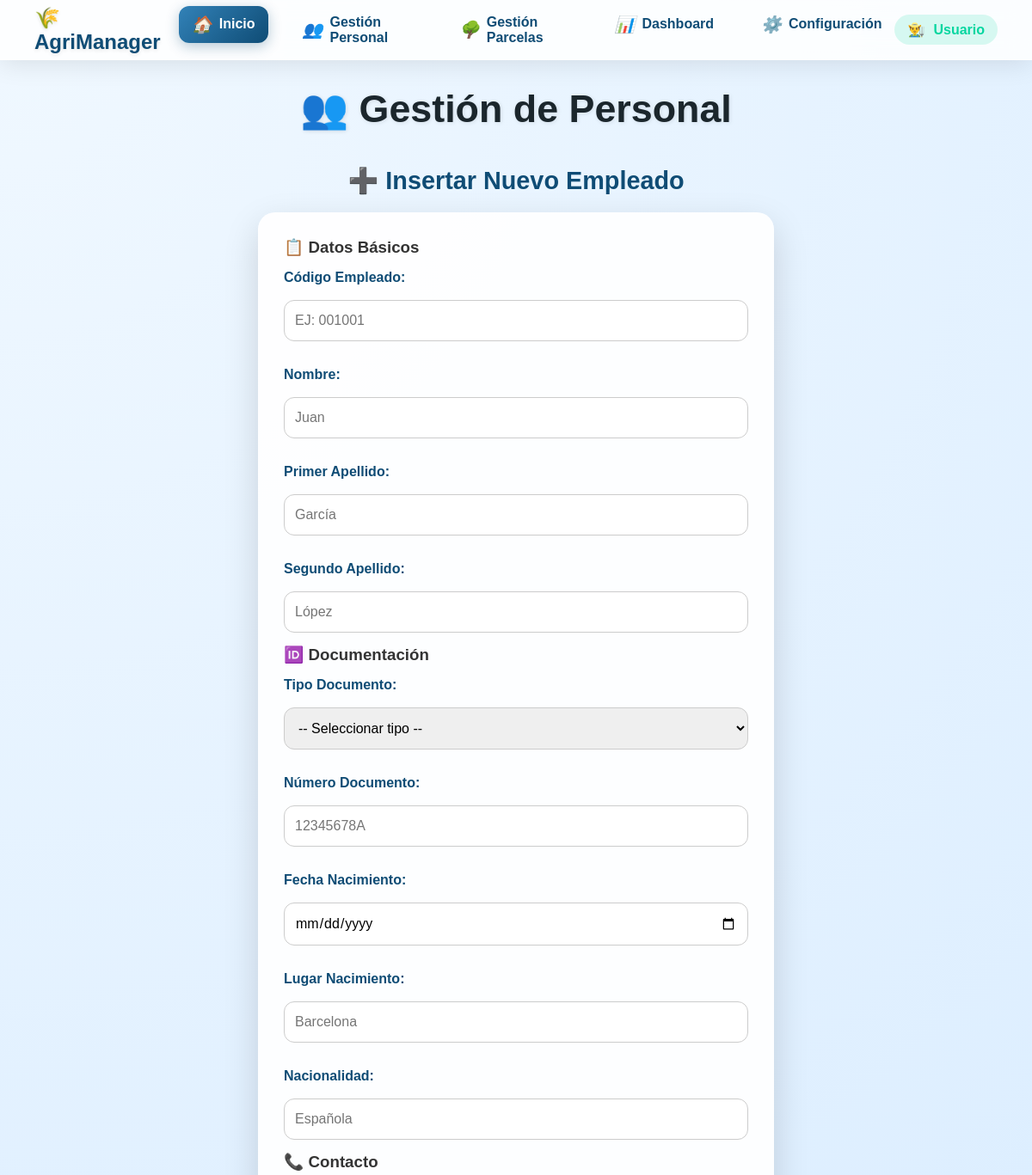
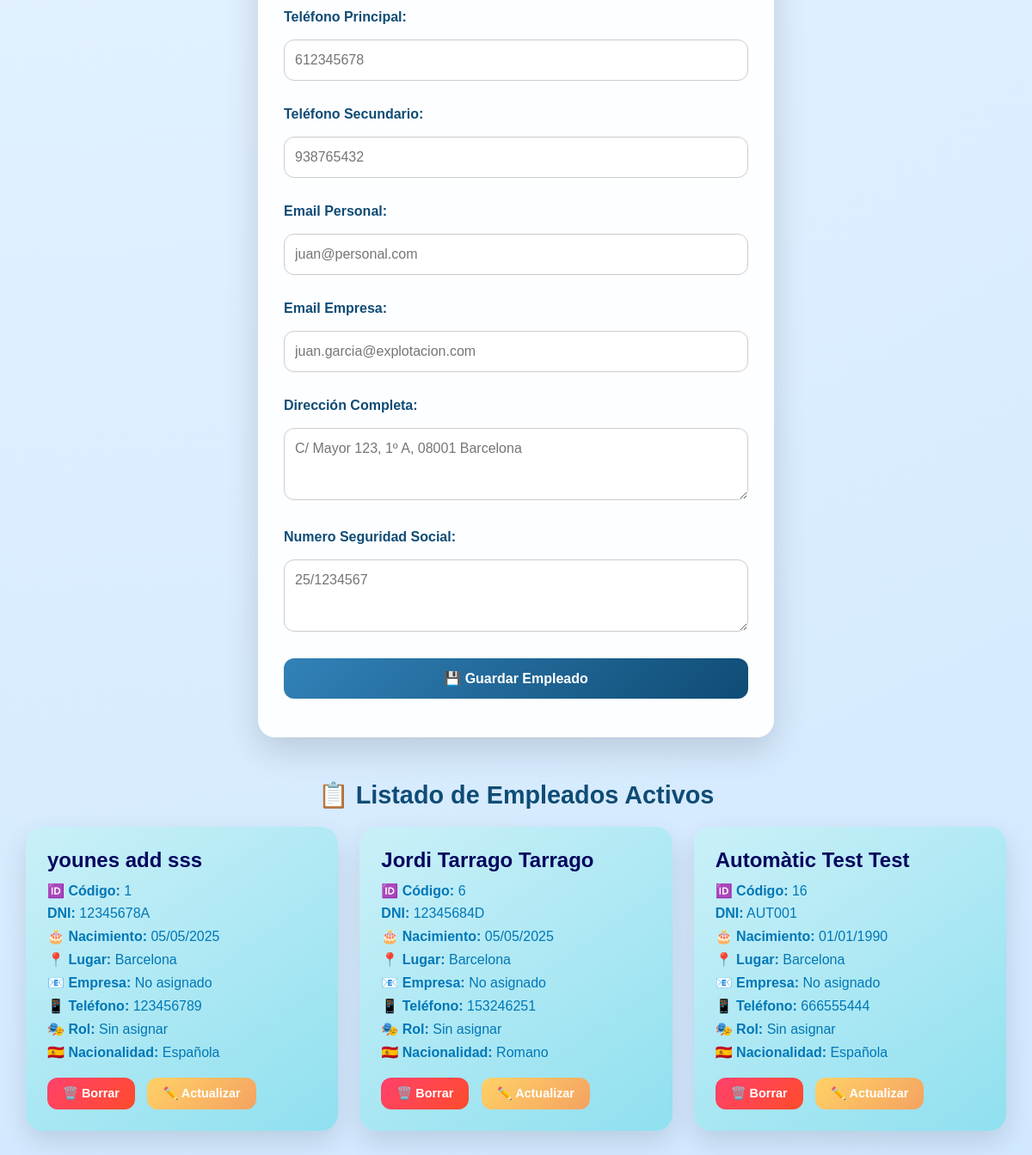
Screenshot of /Personal/empleados.php with the database file from the repository (2 pictures, top to bottom).
### tables this page shows
CREATE TABLE `treballadors` (
  `id_treballador` int(11) NOT NULL,
  `nom_complet` varchar(200) NOT NULL,
  `fotografia` varchar(255) DEFAULT NULL,
  `foto_url` varchar(255) DEFAULT NULL,
  `document_identitat` varchar(50) NOT NULL,
  `tipus_document` enum('DNI','NIE','PASSAPORT') NOT NULL,
  `data_naixement` date NOT NULL,
  `lloc_naixement` varchar(100) DEFAULT NULL,
  `nacionalitat` varchar(50) NOT NULL,
  `situacio_residencia` varchar(100) DEFAULT NULL,
  `telefon` varchar(20) DEFAULT NULL,
  `email` varchar(100) DEFAULT NULL,
  `adreca` text DEFAULT NULL,
  `contacte_emergencia` text DEFAULT NULL,
  `iban_bancari` varchar(34) DEFAULT NULL,
  `numero_seguretat_social` varchar(20) NOT NULL,
  `tipus_permis_treball` varchar(50) DEFAULT NULL,
  `estat_actiu` tinyint(1) DEFAULT 1,
  `data_incorporacio` date NOT NULL,
  `data_finalitzacio` date DEFAULT NULL,
  `id_departament` int(11) DEFAULT NULL,
  `id_equip` int(11) DEFAULT NULL,
  `id_horari` int(11) DEFAULT NULL COMMENT 'ID del horario asignado',
  `created_at` timestamp NOT NULL DEFAULT current_timestamp(),
  `updated_at` timestamp NOT NULL DEFAULT current_timestamp() ON UPDATE current_timestamp(),
  `historial_laboral_previ` text DEFAULT NULL,
  `idiomes` varchar(255) DEFAULT NULL,
  `habilitats` text DEFAULT NULL,
  `certificacions_addicionals` text DEFAULT NULL,
  `rol` enum('ADMIN','MANAGER','TREBALLADOR','SUPERVISOR') NOT NULL DEFAULT 'TREBALLADOR'
);

### Personal/empleados.php (the view, shortened to what this page needs)
<?php
require '../db.php';
$stmt = $pdo->query("SELECT
                       id_treballador as id,
                       -- Dividir nom_complet en partes (asumimos formato 'Nombre Apellido1 Apellido2')
                       SUBSTRING_INDEX(nom_complet, ' ', 1) as nombre,
                       SUBSTRING_INDEX(SUBSTRING_INDEX(nom_complet, ' ', 2), ' ', -1) as apellido1,
                       SUBSTRING_INDEX(nom_complet, ' ', -1) as apellido2,
                       -- El ENUM directo como nombre del tipo
                       tipus_document as tipo_documento_nombre,
                       document_identitat as numero_documento,
                       data_naixement as fecha_nacimiento,
                       lloc_naixement as lugar_nacimiento,
                       nacionalitat as nacionalidad,
                       telefon as telefono_principal,
                       NULL as telefono_secundario,
                       email as email_personal,
                       NULL as email_empresa,
                       adreca as direccion_completa,
                       estat_actiu as activo,
                       data_incorporacio as fecha_alta_sistema,
                       NULL as rol,
                       NULL as codigo_empleado
                     FROM treballadors
                     WHERE estat_actiu = 1
                     ORDER BY data_incorporacio DESC");
$empleados = $stmt->fetchAll(PDO::FETCH_ASSOC);
?>
<!DOCTYPE html>
<html lang="es">
<head>
    <link rel="stylesheet" href="../css/personal.css">
    <link rel="stylesheet" href="../menu.css">
</head>
<body>
<?php include '../menu.php'; ?>
    <h1>👥 Gestión de Personal</h1>
    <h2>➕ Insertar Nuevo Empleado</h2>
    <form id="form-principal" method="POST" action="ControlPersonal.php">
        <h3>📋 Datos Básicos</h3>
        <label>Código Empleado:</label>
        <input type="text" name="codigo_empleado" required placeholder="EJ: 001001" maxlength="20">
        <label>Nombre:</label>
        <input type="text" name="nombre" required placeholder="Juan" maxlength="100">
        <label>Primer Apellido:</label>
        <input type="text" name="apellido1" required placeholder="García" maxlength="100">
        <label>Segundo Apellido:</label>
        <input type="text" name="apellido2" placeholder="López" maxlength="100">
        <h3>🆔 Documentación</h3>
        <label>Tipo Documento:</label>
        <select name="tipo_documento_id" required>
            <option value="">-- Seleccionar tipo --</option>
        </select>
        <label>Número Documento:</label>
        <input type="text" name="numero_documento" required placeholder="12345678A" maxlength="50">
        <label>Fecha Nacimiento:</label>
        <input type="date" name="fecha_nacimiento" required>
        <label>Lugar Nacimiento:</label>
        <input type="text" name="lugar_nacimiento" placeholder="Barcelona" maxlength="100">
        <label>Nacionalidad:</label>
        <input type="text" name="nacionalidad" required placeholder="Española" maxlength="50">
        <h3>📞 Contacto</h3>
        <label>Teléfono Principal:</label>
        <input type="tel" name="telefono_principal" placeholder="612345678" maxlength="20">
        <label>Teléfono Secundario:</label>
        <input type="tel" name="telefono_secundario" placeholder="938765432" maxlength="20">
        <label>Email Personal:</label>
        <input type="email" name="email_personal" placeholder="juan@personal.com" maxlength="100">
        <label>Email Empresa:</label>
        <input type="email" name="email_empresa" placeholder="juan.garcia@explotacion.com" maxlength="100">
        <label>Dirección Completa:</label>
        <textarea name="direccion_completa" rows="3" placeholder="C/ Mayor 123, 1º A, 08001 Barcelona"></textarea>
        <label>Numero Seguridad Social:</label>
        <textarea name="numero_SS" rows="3" placeholder="25/1234567"></textarea>
        <button type="submit">💾 Guardar Empleado</button>
    </form>
    <h2>📋 Listado de Empleados Activos</h2>
    <div class="cards-container">
        <?php foreach ($empleados as $emp): ?>
            <div class="card">
                <h3><?= htmlspecialchars($emp['nombre'] . ' ' . $emp['apellido1'] . ' ' . $emp['apellido2']) ?></h3>
                <div class="card-section">
                    <p><strong>🆔 Código:</strong> <?= htmlspecialchars($emp['id'] ?? 'SIN-COD') ?></p>
                    <p><strong><?= htmlspecialchars($emp['tipo_documento_nombre']) ?>:</strong> <?= htmlspecialchars($emp['numero_documento']) ?></p>
                    <p><strong>🎂 Nacimiento:</strong> <?= date('d/m/Y', strtotime($emp['fecha_nacimiento'])) ?></p>
                    <p><strong>📍 Lugar:</strong> <?= htmlspecialchars($emp['lugar_nacimiento'] ?? 'No especificado') ?></p>
                </div>
                <div class="card-section">
                    <p><strong>📧 Empresa:</strong> <?= htmlspecialchars($emp['email_empresa'] ?? 'No asignado') ?></p>
                    <p><strong>📱 Teléfono:</strong> <?= htmlspecialchars($emp['telefono_principal'] ?? 'No asignado') ?></p>
                </div>
                <div class="card-section">
                    <p><strong>🎭 Rol:</strong> <span class="badge rol-<?= strtolower($emp['rol'] ?? 'operario') ?>"><?= $emp['rol'] ?? 'Sin asignar' ?></span></p>
                    <p><strong>🇪🇸 Nacionalidad:</strong> <?= htmlspecialchars($emp['nacionalidad']) ?></p>
                </div>
                <div class="card-actions">
                    <form method="POST" action="EliminarPersonal.php" style="display:inline;"
                          onsubmit="return confirm('⚠️ ¿Estás seguro de desactivar este empleado?');">
                        <button type="submit" class="btn-borrar">🗑️ Borrar</button>
                    </form>
                    <form method="GET" action="ActPersonal.php" style="display:inline;">
                        <button type="submit" class="btn-actualizar">✏️ Actualizar</button>
                    </form>
                </div>
            </div>
        <?php endforeach; ?>
    </div>
</body>
</html>

### css/personal.css (style rules this page uses)
* { margin: 0; padding: 0; box-sizing: border-box; font-family: 'Poppins', sans-serif; }
body { background: radial-gradient(circle at top left, #f0f8ff, #d1e8ff); padding: 30px; color: #333; }
h1 { text-align: center; font-size: 2.8em; margin-bottom: 20px; color: #1b262c; text-shadow: 1px 1px 5px rgba(0,0,0,0.1); }
h2 { text-align: center; font-size: 1.8em; margin: 40px 0 20px 0; color: #0f4c75; }
#form-principal { background: #ffffffee; padding: 30px; border-radius: 20px; max-width: 600px; margin: 0 auto 50px auto; box-shadow: 0 15px 40px rgba(0,0,0,0.15); transition: all 0.3s ease; }
#form-principal input, #form-principal button, #form-principal select, #form-principal textarea { width: 100%; padding: 14px 12px; margin-top: 12px; margin-bottom: 15px; border-radius: 12px; border: 1px solid #ccc; font-size: 1em; transition: all 0.2s ease; }
#form-principal button { background: linear-gradient(135deg, #3282b8, #0f4c75); color: #fff; font-weight: 600; border: none; cursor: pointer; transition: all 0.3s ease; }
.cards-container { display: grid; grid-template-columns: repeat(auto-fit, minmax(280px, 1fr)); gap: 25px; max-width: 1200px; margin: 0 auto; }
.card { background: linear-gradient(145deg, #caf0f8, #90e0ef); border-radius: 20px; padding: 25px; box-shadow: 0 12px 30px rgba(0,0,0,0.12); transition: transform 0.3s ease, box-shadow 0.3s ease; position: relative; overflow: hidden; }
.card h3 { font-size: 1.5em; margin-bottom: 12px; color: #03045e; }
.card p { font-size: 1em; margin-bottom: 8px; color: #0077b6; }
.card .btn-borrar, .card .btn-actualizar { padding: 10px 18px; font-size: 0.9em; font-weight: 600; border-radius: 12px; border: none; cursor: pointer; display: inline-block; margin-top: 12px; transition: all 0.3s ease; }
.card .btn-borrar { background: linear-gradient(135deg, #ff416c, #ff4b2b); color: #fff; }
.card .btn-actualizar { background: linear-gradient(135deg, #ffd166, #f4a261); color: #fff; margin-left: 10px; }
form label { display: block; margin-top: 15px; margin-bottom: 5px; font-weight: 600; color: #0f4c75; font-size: 1em; }
textarea { resize: vertical; min-height: 80px; font-family: inherit; }

### menu.css (style rules this page uses)
body { background: radial-gradient(circle at top left, #f0f8ff, #d1e8ff); padding: 30px; color: #333; font-family: 'Poppins', sans-serif; }
body { padding-top: 100px; }

### rows the page displays
treballadors: apellido2 "younes add sss", id_treballador "1", tipus_document "DNI", document_identitat "12345678A", data_naixement "05/05/2025", lloc_naixement "Barcelona", email_empresa "No asignado", telefon "123456789", rol "Sin asignar", nacionalitat "Española"
treballadors: apellido2 "Jordi Tarrago Tarrago", id_treballador "6", tipus_document "DNI", document_identitat "12345684D", data_naixement "05/05/2025", lloc_naixement "Barcelona", email_empresa "No asignado", telefon "153246251", rol "Sin asignar", nacionalitat "Romano"
treballadors: apellido2 "Automàtic Test Test", id_treballador "16", tipus_document "DNI", document_identitat "AUT001", data_naixement "01/01/1990", lloc_naixement "Barcelona", email_empresa "No asignado", telefon "666555444", rol "Sin asignar", nacionalitat "Española"
